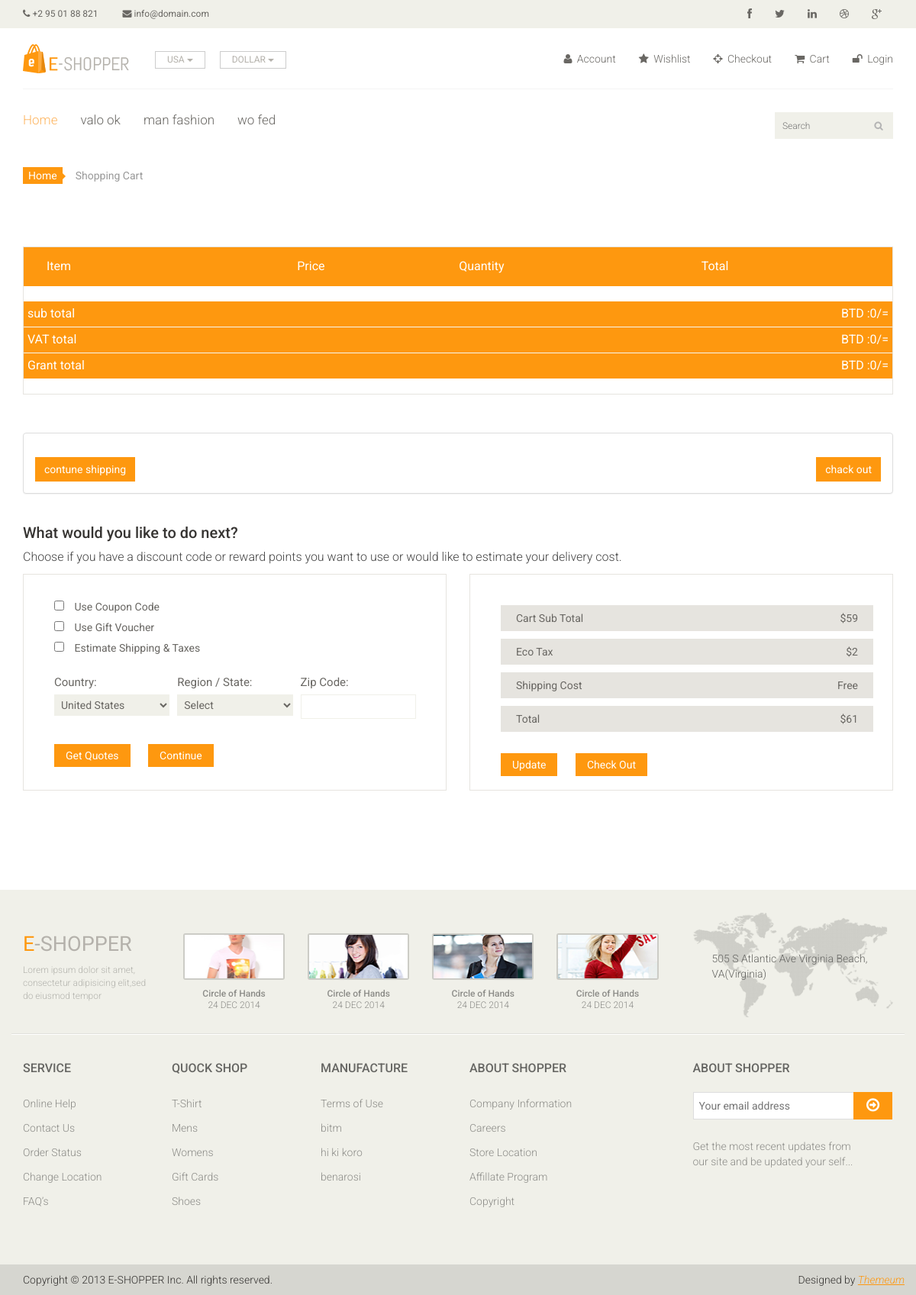
The app's page /cart.php with its own data.
### tables this page shows
CREATE TABLE `tbl_category` (
  `category_id` int(3) NOT NULL,
  `category_name` varchar(100) NOT NULL,
  `category_description` text NOT NULL,
  `category_status` tinyint(1) NOT NULL
);

CREATE TABLE `tbl_manufacture` (
  `manufacturer_id` int(3) NOT NULL,
  `manufacturer_name` varchar(100) NOT NULL,
  `manufacturer_description` text NOT NULL,
  `manufacturer_status` tinyint(1) NOT NULL
);

### cart.php (called while the page is built, shortened)
<?php
include 'index.php';

### classes/application.php (called while the page is built, shortened)
<?php
class Application{
	private $dbconnection;
	public function __construct(){
		$host_name= 'Localhost';
		$user_name ='root';
		$password ='';
		$dbname ='db_shop';
		$this ->dbconnection= mysqli_connect($host_name, $user_name, $password, $dbname);
	}
	public function select_all_published_category(){
		$sql = "SELECT * FROM tbl_category WHERE category_status= 1";
		if(mysqli_query($this->dbconnection, $sql)){
			$query_result = mysqli_query($this->dbconnection, $sql);
			return $query_result;
		}else{
			die("Query problem". mysqli_error($this->dbconnection));
		}
	}
	public function select_all_published_manufacture(){
			$sql = "SELECT * FROM tbl_manufacture WHERE manufacturer_status= 1";
		if(mysqli_query($this->dbconnection, $sql)){
			$query_result = mysqli_query($this->dbconnection, $sql);
			return $query_result;
		}else{
			die("Query problem". mysqli_error($this->dbconnection));
		}
	}
}

### inc/header_bottom.php (the view, shortened to what this page needs)
<?php
$query_result=$obj_app -> select_all_published_category();
?>
<div class="header-bottom">
			<div class="container">
				<div class="row">
					<div class="col-sm-9">
						<div class="mainmenu pull-left">
							<ul class="nav navbar-nav collapse navbar-collapse">
								<li><a href="index.php" class="active">Home</a></li>
						        <?php  while($category_info = mysqli_fetch_assoc($query_result)){ ?>
								<li><a href="category.php?id=<?php echo $category_info['category_id']; ?>"><?php echo $category_info['category_name']; ?></a></li>
								<?php } ?>
							</ul>
						</div>
					</div>
					<div class="col-sm-3">
						<div class="search_box pull-right">
							<input type="text" placeholder="Search"/>
						</div>
					</div>
				</div>
			</div>
		</div>

### inc/footer_widget.php
<?php
$query_result=$obj_app -> select_all_published_manufacture();
?>
<div class="footer-widget">
			<div class="container">
				<div class="row">
					<div class="col-sm-2">
						<div class="single-widget">
							<h2>Service</h2>
							<ul class="nav nav-pills nav-stacked">
								<li><a href="#">Online Help</a></li>
								<li><a href="#">Contact Us</a></li>
								<li><a href="#">Order Status</a></li>
								<li><a href="#">Change Location</a></li>
								<li><a href="#">FAQ’s</a></li>
							</ul>
						</div>
					</div>
					<div class="col-sm-2">
						<div class="single-widget">
							<h2>Quock Shop</h2>
							<ul class="nav nav-pills nav-stacked">
								<li><a href="#">T-Shirt</a></li>
								<li><a href="#">Mens</a></li>
								<li><a href="#">Womens</a></li>
								<li><a href="#">Gift Cards</a></li>
								<li><a href="#">Shoes</a></li>
							</ul>
						</div>
					</div>
					<div class="col-sm-2">
						<div class="single-widget">
							<h2>manufacture</h2>
							<ul class="nav nav-pills nav-stacked">
								<li><a href="#">Terms of Use</a></li>
                               <?php while($manufacture_info = mysqli_fetch_assoc($query_result)){ ?>
								<li><a href="#"><?php echo $manufacture_info['manufacturer_name']; ?></a></li>
								<?php } ?>
							</ul>
						</div>
					</div>
					<div class="col-sm-2">
						<div class="single-widget">
							<h2>About Shopper</h2>
							<ul class="nav nav-pills nav-stacked">
								<li><a href="#">Company Information</a></li>
								<li><a href="#">Careers</a></li>
								<li><a href="#">Store Location</a></li>
								<li><a href="#">Affillate Program</a></li>
								<li><a href="#">Copyright</a></li>
							</ul>
						</div>
					</div>
					<div class="col-sm-3 col-sm-offset-1">
						<div class="single-widget">
							<h2>About Shopper</h2>
							<form action="#" class="searchform">
								<input type="text" placeholder="Your email address" />
								<button type="submit" class="btn btn-default"><i class="fa fa-arrow-circle-o-right"></i></button>
								<p>Get the most recent updates from <br />our site and be updated your self...</p>
							</form>
						</div>
					</div>
				</div>
			</div>
		</div>

### css/main.css (style rules this page uses)
body { font-family: 'Roboto', sans-serif; background:; position: relative; font-weight:400px; }
ul li { list-style: none; }
a { -webkit-transition: 300ms; -moz-transition: 300ms; -o-transition: 300ms; transition: 300ms; }
h1, h2, h3, h4, h5, h6 { font-family: 'Roboto', sans-serif; }
.header-bottom { padding-bottom: 30px; padding-top: 30px; }
.navbar-collapse.collapse { padding-left: 0; }
.mainmenu ul li { padding-right: 15px; padding-left: 15px; }
.mainmenu ul li:first-child { padding-left: 0px; }
.mainmenu ul li a { color: #696763; font-family: 'Roboto', sans-serif; font-size: 17px; font-weight: 300; padding: 0; padding-bottom: 10px; }
.mainmenu ul li a:hover, .mainmenu ul li a.active, .shop-menu ul li a.active { background:none; color:#fdb45e; }
.search_box input { background: #F0F0E9; border: medium none; color: #B2B2B2; font-family: 'roboto'; font-size: 12px; font-weight: 300; height: 35px; outline: medium none; padding-left: 10px; width: 155px; background-image: url(../images/home/searchicon.png); background-repeat: no-repeat; background-position: 130px; }
.footer-widget { margin-bottom: 68px; }
.footer-widget .container { border-top: 1px solid #FFFFFF; padding-top: 15px; }
.single-widget h2 { color: #666663; font-family: 'Roboto', sans-serif; font-size: 16px; font-weight: 500; margin-bottom: 22px; text-transform: uppercase; }
.single-widget ul li a { color: #8C8C88; font-family: 'Roboto', sans-serif; font-size: 14px; font-weight: 300; padding: 5px 0; }
.searchform input { border: 1px solid #DDDDDD; color: #CCCCC6; font-family: 'Roboto', sans-serif; font-size: 14px; margin-top: 0; outline: medium none; padding: 7px; width: 212px; }
.searchform button { background: #FE980F; border: medium none; border-radius: 0; margin-left: -5px; margin-top: -3px; padding: 7px 17px; }
.searchform button i { color: #FFFFFF; font-size: 20px; }
.searchform p { color: #8C8C88; font-family: 'Roboto', sans-serif; font-size: 14px; font-weight: 300; margin-top: 25px; }

### records on screen
tbl_category: category_name "valo ok"
tbl_category: category_name "man fashion"
tbl_category: category_name "wo fed"
tbl_manufacture: manufacturer_name "bitm"
tbl_manufacture: manufacturer_name "hi ki koro"
tbl_manufacture: manufacturer_name "benarosi"

### other values on screen
$sum "0"
$vat "0"
$grant "0"
